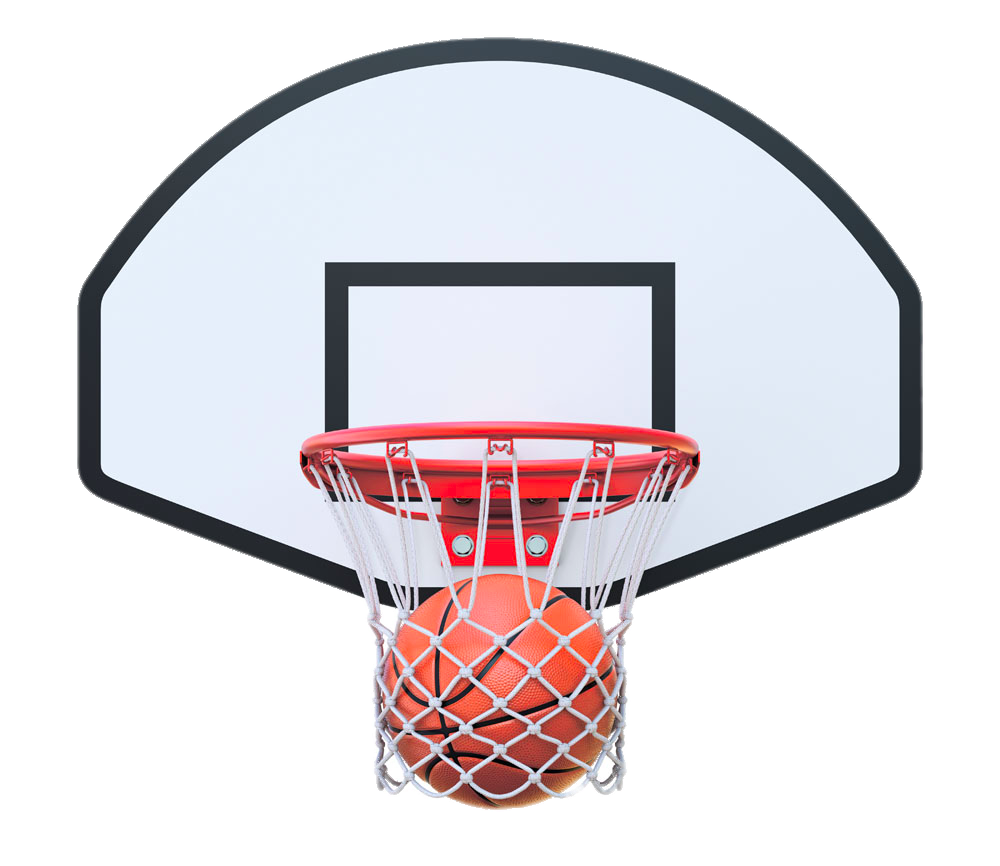
#> input picture images/basketball.png, 1000 x 866 px, found by its file name; its folder holds 4 pictures in this run
$ python resize_images.py   (older library calls are emulated)
#> lines starting #> are read from the running program, lines starting #| are printed output that depends on the picture
from PIL import Image
import os

dir = os.path.dirname(os.path.abspath(__file__))


# finished_files = list(map(lambda x: x[:-4],os.listdir(dir + "\\png\\")))

MAX_SIZE = 500

if not os.path.isdir(dir+'\\resized\\'):
    os.mkdir(dir+'\\resized\\')


for file in os.listdir(dir):
    if file.split('.')[-1] in ['jpg','png']:
        print(f"found {file}")
        im = Image.open(dir + '\\' + file).convert("RGBA")
#> im is the input picture: PIL image 1000x866 RGBA; mean R, G, B, A 98.9, 98.3, 97.6, 125.9
        f, e = os.path.splitext(file)
        ratio = im.width/im.height
#> ratio = 1.15
        name = (f.split('\\')[-1])
        new_width = im.width
#> new_width = 1000
        new_height = im.height
#> new_height = 866
        if im.width > MAX_SIZE or im.height>MAX_SIZE:
            if im.width>im.height:
                new_width = round(MAX_SIZE)
                new_height = round(MAX_SIZE/ratio)
#> new_height = 433
            else:
                new_width = round(MAX_SIZE*ratio)
                new_height = round(MAX_SIZE)
        imResize = im.resize((new_width,new_height), Image.ANTIALIAS)
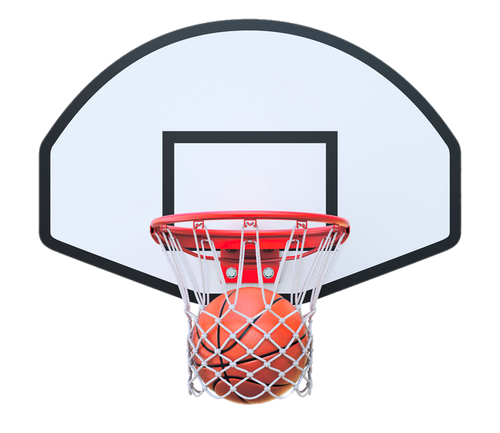
#> imResize: PIL image 500x433 RGBA; mean R, G, B, A 99.4, 93.8, 98.1, 125.9; transparent parts drawn white
        imResize.save(dir + '\\' + name + '.png', 'PNG', quality=95)
print("finished.")
